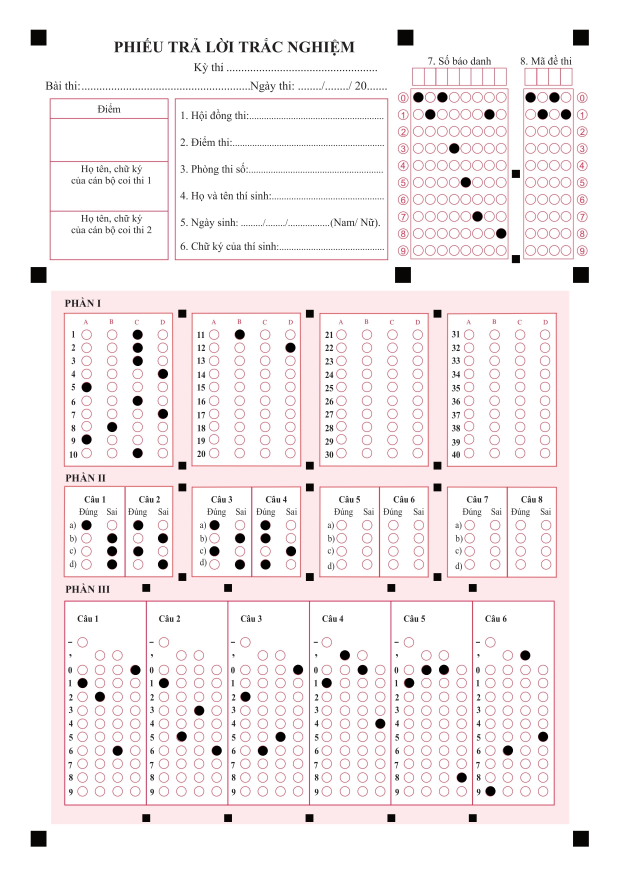
#> input picture input/made_101.jpg, 2480 x 3505 px (shown at 1/4 size); its folder holds only this picture in this run
$ python detectandgrading.py
#> lines starting #> are read from the running program, lines starting #| are printed output that depends on the picture
### scan_answer_sheet.py

import cv2
import numpy as np
import imutils
from imutils import contours
import os
import csv
import pandas as pd
class AnswerSheetScanner:
  def __init__(self, SAVE_SCAN_RESULT=False, EXAM_CODE_NUMBER=4, CUSTOM_THRESHOLD=200, OUTPUT_FOLDER_PATH="output/"):
    self.SAVE_SCAN_RESULT = SAVE_SCAN_RESULT
    self.EXAM_CODE_NUMBER = EXAM_CODE_NUMBER
    self.CUSTOM_THRESHOLD = CUSTOM_THRESHOLD
    self.OUTPUT_FOLDER_PATH = OUTPUT_FOLDER_PATH
    self.RESOLUTION_SCALE = 1.0

  def scan_answer(self, image):
    height, width = image.shape[:2]

    self.RESOLUTION_SCALE = height / 3505

    student_id_section, exam_code_section, part1_section, part1_section_horizontal,part2_section, part2_section_horizontal,part3_section, sign_and_decimal_section_horizontal, numbers_section_horizontal = self.segment_image(image)

    student_id = self.scan_student_id(student_id_section)
    exam_code = self.scan_exam_code(exam_code_section)
    part1_answers = self.scan_part1(part1_section_horizontal)
    part2_answers = self.scan_part2(part2_section_horizontal)
    part3_answers = self.scan_part3(sign_and_decimal_section_horizontal, numbers_section_horizontal)

    result = {
      'student_id': student_id,
      'exam_code': exam_code,
      'part1': part1_answers,
      'part2': part2_answers,
      'part3': part3_answers
    }
    if self.SAVE_SCAN_RESULT:
      output_path_img = os.path.join(self.OUTPUT_FOLDER_PATH, f"{student_id}_{exam_code}_scan.jpg")
      self.save_scan_result(image, output_path_img, student_id_section, exam_code_section, part1_section, part2_section, part3_section)
    output_path_csv = os.path.join(self.OUTPUT_FOLDER_PATH, f"{student_id}_{exam_code}_result.csv")
    list_result = self.dic_to_list(result)
    with open(output_path_csv, "w", newline="") as f:
      writer = csv.writer(f)
      writer.writerow(list_result)

    return result
  def dic_to_list(self, data):
    results = []
    for q_num in sorted(data['part1'].keys()):
        results.append(data['part1'][q_num][0])
    for q_num in sorted(data['part2'].keys()):
        for opt in ['A', 'B', 'C', 'D']:
            results.append(data['part2'][q_num][opt][0])
    # Part 3 answers
    for q_num in sorted(data['part3'].keys()):
        results.append(float(data['part3'][q_num]))
    return results


  def preprocess_img(self,image):
    if image.ndim == 3 and image.shape[2] == 3:
        gray = cv2.cvtColor(image, cv2.COLOR_BGR2GRAY)
    elif image.ndim == 3 and image.shape[2] == 4:
        gray = cv2.cvtColor(image, cv2.COLOR_BGRA2GRAY)
    else:
        gray = image
    blurred = cv2.GaussianBlur(gray, (5, 5), 0)
    # apply Otsu's thresholding method to binarize the warped
    # piece of paper
    thresh = cv2.threshold(blurred, 0, 255,
      cv2.THRESH_BINARY_INV | cv2.THRESH_OTSU)[1]
    return thresh

  def preprocess_img_threshold(self,image):
    if image.ndim == 3 and image.shape[2] == 3:
        gray = cv2.cvtColor(image, cv2.COLOR_BGR2GRAY)
    elif image.ndim == 3 and image.shape[2] == 4:
        gray = cv2.cvtColor(image, cv2.COLOR_BGRA2GRAY)
    else:
        gray = image
    blurred = cv2.GaussianBlur(gray, (5, 5), 0)
    # use pre-determined threshold to binarize the warped
    # piece of paper
    thresh = cv2.threshold(blurred, self.CUSTOM_THRESHOLD, 255,
      cv2.THRESH_BINARY_INV)[1]
    return thresh

  def non_max_suppression(self,boxes, overlapThresh):
      if len(boxes) == 0:
          return []

      if boxes.dtype.kind == "i":
          boxes = boxes.astype("float")

      pick = []

      x1 = boxes[:, 0]
      y1 = boxes[:, 1]
      x2 = boxes[:, 2]
      y2 = boxes[:, 3]

      area = (x2 - x1 + 1) * (y2 - y1 + 1)
      idxs = np.argsort(y2)

      while len(idxs) > 0:
          last = len(idxs) - 1
          i = idxs[last]
          pick.append(i)

          xx1 = np.maximum(x1[i], x1[idxs[:last]])
          yy1 = np.maximum(y1[i], y1[idxs[:last]])
          xx2 = np.minimum(x2[i], x2[idxs[:last]])
          yy2 = np.minimum(y2[i], y2[idxs[:last]])

          w = np.maximum(0, xx2 - xx1 + 1)
          h = np.maximum(0, yy2 - yy1 + 1)

          overlap = (w * h) / area[idxs[:last]]

          idxs = np.delete(idxs, np.concatenate(([last], np.where(overlap > overlapThresh)[0])))

      return boxes[pick].astype("int")

  def find_contours(self,thresh):
    # Find contours in the thresholded image
    cnts = cv2.findContours(thresh.copy(), cv2.RETR_TREE, cv2.CHAIN_APPROX_SIMPLE)
    cnts = imutils.grab_contours(cnts)
    questionCnts = []

    # Create an array to store bounding boxes
    boundingBoxes = []

    # Loop over the contours and store their bounding boxes
    for c in cnts:
        (x, y, w, h) = cv2.boundingRect(c)
        ar = w / float(h)
        if (w >= 20*self.RESOLUTION_SCALE and h >= 20*self.RESOLUTION_SCALE and ar >= 0.9 and ar <= 1.1):
            boundingBoxes.append([x, y, x + w, y + h])
            questionCnts.append(c)

    # Convert the bounding boxes list to a numpy array
    boundingBoxes = np.array(boundingBoxes)

    # Apply non-maximum suppression
    filteredBoxes = self.non_max_suppression(boundingBoxes, overlapThresh=0.3)

    # Loop over the filtered boxes to keep only non-overlapping contours
    filteredContours = []
    for (startX, startY, endX, endY) in filteredBoxes:
        for c in questionCnts:
            (x, y, w, h) = cv2.boundingRect(c)
            if startX == x and startY == y and endX == x + w and endY == y + h:
                filteredContours.append(c)
                break
    return filteredContours

  def sort_contours(self,filteredContours, n):
    # sort the question contours top-to-bottom, then initialize
    tmp = contours.sort_contours(filteredContours,
      method="top-to-bottom")[0]

    sorted_ctrs = []

    for (q, i) in enumerate(range(len(filteredContours) - n, -1, -n)):
      sorted_ctrs.extend(contours.sort_contours(filteredContours[i:i + n])[0])
    return sorted_ctrs
  #Here i sort top down - left to right

  def get_bubbled_indicies(self,sorted_ctrs,thresh):
    #Now I have sorted_ctrs, which contains all contours in sorted order
    #Now loop through every contours to check if that countour's innter area contains more black or white pixel
    #in order to determine where that box is checked
    bubbled = None
    bubbled_indices = []
    highest_non_bubbled_area = 500*self.RESOLUTION_SCALE*self.RESOLUTION_SCALE  #500 is the default threshold, any printed number will be lower than this threshold
    # Loop over the sorted contours
    for (j, c) in enumerate(sorted_ctrs):
        # Construct a mask that reveals only the current "bubble" for the question
        mask = np.zeros(thresh.shape, dtype="uint8")
        cv2.drawContours(mask, [c], -1, 255, -1)

        # Apply the mask to the thresholded image, then count the number of non-zero pixels in the bubble area
        mask = cv2.bitwise_and(thresh, thresh, mask=mask)
        total = cv2.countNonZero(mask)
        # Append the index of the current bubble if it has non-zero pixels
        if total > highest_non_bubbled_area:
            bubbled_indices.append(j)
    return bubbled_indices

  def segment_image(self,image):
    student_id_section = image[int(350*self.RESOLUTION_SCALE):int(1052*self.RESOLUTION_SCALE), int(1634*self.RESOLUTION_SCALE):int(2043*self.RESOLUTION_SCALE)]
    exam_code_section = image[int(354*self.RESOLUTION_SCALE):int(1056*self.RESOLUTION_SCALE), int(2093*self.RESOLUTION_SCALE):int(2310*self.RESOLUTION_SCALE)]
    part1_section = image[int(1244*self.RESOLUTION_SCALE):int(1887*self.RESOLUTION_SCALE), int(248*self.RESOLUTION_SCALE):int(2254*self.RESOLUTION_SCALE)]
    part2_section = image[int(2074*self.RESOLUTION_SCALE):int(2319*self.RESOLUTION_SCALE), int(248*self.RESOLUTION_SCALE):int(2232*self.RESOLUTION_SCALE)]
    part3_section = image[int(2530*self.RESOLUTION_SCALE):int(3231*self.RESOLUTION_SCALE), int(254*self.RESOLUTION_SCALE):int(2238*self.RESOLUTION_SCALE)]

    #Part 1 handle
    height, width = part1_section.shape[:2]
    column_width = width // 4
    # Crop the image into 4 vertical columns
    cropped_images = [part1_section[int(5*self.RESOLUTION_SCALE):int(625*self.RESOLUTION_SCALE), int(10*self.RESOLUTION_SCALE):int(446*self.RESOLUTION_SCALE)],
                      part1_section[int(5*self.RESOLUTION_SCALE):int(625*self.RESOLUTION_SCALE), int(520*self.RESOLUTION_SCALE):int(956*self.RESOLUTION_SCALE)],
                      part1_section[int(5*self.RESOLUTION_SCALE):int(625*self.RESOLUTION_SCALE), int(1030*self.RESOLUTION_SCALE):int(1466*self.RESOLUTION_SCALE)],
                      part1_section[int(5*self.RESOLUTION_SCALE):int(625*self.RESOLUTION_SCALE), int(1540*self.RESOLUTION_SCALE):int(1976*self.RESOLUTION_SCALE)]]

    part1_section_horizontal = cv2.vconcat(cropped_images)
    #Part 2 handle
    cropped_images = [part2_section[int(0*self.RESOLUTION_SCALE):int(238*self.RESOLUTION_SCALE), int(62*self.RESOLUTION_SCALE):int(253*self.RESOLUTION_SCALE)],part2_section[int(0*self.RESOLUTION_SCALE):int(238*self.RESOLUTION_SCALE), int(255*self.RESOLUTION_SCALE):int(446*self.RESOLUTION_SCALE)],
                      part2_section[int(0*self.RESOLUTION_SCALE):int(238*self.RESOLUTION_SCALE), int(565*self.RESOLUTION_SCALE):int(756*self.RESOLUTION_SCALE)],part2_section[int(0*self.RESOLUTION_SCALE):int(238*self.RESOLUTION_SCALE), int(764*self.RESOLUTION_SCALE):int(955*self.RESOLUTION_SCALE)],
                      part2_section[int(0*self.RESOLUTION_SCALE):int(238*self.RESOLUTION_SCALE), int(1079*self.RESOLUTION_SCALE):int(1270*self.RESOLUTION_SCALE)],part2_section[int(0*self.RESOLUTION_SCALE):int(238*self.RESOLUTION_SCALE), int(1272*self.RESOLUTION_SCALE):int(1463*self.RESOLUTION_SCALE)],
                      part2_section[int(0*self.RESOLUTION_SCALE):int(238*self.RESOLUTION_SCALE), int(1590*self.RESOLUTION_SCALE):int(1781*self.RESOLUTION_SCALE)],part2_section[int(0*self.RESOLUTION_SCALE):int(238*self.RESOLUTION_SCALE), int(1786*self.RESOLUTION_SCALE):int(1977*self.RESOLUTION_SCALE)]]

    part2_section_horizontal =  cv2.vconcat(cropped_images)

    #Part 3 handle
    height, width = part3_section.shape[:2]
    column_width = width // 6
    # Crop the image into 6 vertical columns
    cropped_images = []
    for i in range(6):  # Six columns
        x_start = i * column_width
        cropped_image = part3_section[:, x_start:x_start + column_width]
        cropped_images.append(cropped_image)
    sign_and_decimal_section = []
    numbers_section = []
    for i in range(len(cropped_images)):
      sign_and_decimal_section.append(cropped_images[i][int(0*self.RESOLUTION_SCALE):int(120*self.RESOLUTION_SCALE),:])
      numbers_section.append(cropped_images[i][int(120*self.RESOLUTION_SCALE):,:])

    sign_and_decimal_horizontal = cv2.vconcat(sign_and_decimal_section)
    numbers_horizontal = cv2.vconcat(numbers_section)

    return student_id_section, exam_code_section, part1_section, part1_section_horizontal, part2_section, part2_section_horizontal,part3_section, sign_and_decimal_horizontal, numbers_horizontal

  def scan_student_id(self,student_id_section):
    #Scan for Student ID
    thresh = self.preprocess_img_threshold(student_id_section)
    filteredContours = self.find_contours(thresh)
    sorted_ctrs = self.sort_contours(filteredContours,8)
    bubbled_indices = self.get_bubbled_indicies(sorted_ctrs,thresh)

    student_id = [None]*8
    for i in (bubbled_indices):
      number = i//8
      position = i%8
      student_id[position] = number
    str_id = ''
    for i in student_id:
      str_id += str(i)
    return str_id
  def scan_exam_code(self,exam_code_section, EXAM_CODE_NUMBER=4):
    thresh = self.preprocess_img(exam_code_section)
    filteredContours = self.find_contours(thresh)
    sorted_ctrs = self.sort_contours(filteredContours,EXAM_CODE_NUMBER)
    bubbled_indices = self.get_bubbled_indicies(sorted_ctrs,thresh)
    #now handle bubbled_indices, which varies depend on which section it is
    exam_code = [None]*EXAM_CODE_NUMBER
    for i in (bubbled_indices):
      number = i//EXAM_CODE_NUMBER
      position = i%EXAM_CODE_NUMBER
      exam_code[position] = number
    str_exam_code = ''
    for i in exam_code:
      str_exam_code += str(i)
    return str_exam_code
  def scan_part1(self,part1_section_horizontal):
    thresh = self.preprocess_img(part1_section_horizontal)
    filteredContours = self.find_contours(thresh)
    sorted_ctrs = self.sort_contours(filteredContours,4)  #there are 4 answers each row
    bubbled_indices = self.get_bubbled_indicies(sorted_ctrs,thresh)
    bubbled_indices = [x + 1 for x in bubbled_indices]
    answers = {i + 1: [] for i in range(40)}
    for i in (bubbled_indices):
      answer = i%4 if i%4!=0 else 4
      alphabet_answer = chr(64+answer)
      index = i//4 if i%4==0 else i//4+1
      answers[index].append(alphabet_answer)

    part1_answers = {k: v for k, v in answers.items() if len(v) == 1}
    return part1_answers
  def scan_part2(self, part2_section_horizontal):
    thresh = self.preprocess_img_threshold(part2_section_horizontal)
    filteredContours = self.find_contours(thresh)
    sorted_ctrs = self.sort_contours(filteredContours,2)  #there are 2 answers each row
    bubbled_indices = self.get_bubbled_indicies(sorted_ctrs,thresh)
    bubbled_indices = [x + 1 for x in bubbled_indices]
    answers = {i + 1: [] for i in range(32)}
    for i in (bubbled_indices):
      answer = True if i%2!=0 else False
      index = i//2 if i%2==0 else i//2+1
      answers[index].append(answer)
    answers = {k: v for k, v in answers.items() if len(v) == 1}
    #rearrange dictionary
    part2_answers = {}
    # Group size
    group_size = 4
    # Grouping logic
    for i in range(0, len(answers), group_size):
        group_index = i // group_size + 1
        part2_answers[group_index] = {
            'A': answers.get(i + 1, []),
            'B': answers.get(i + 2, []),
            'C': answers.get(i + 3, []),
            'D': answers.get(i + 4, [])
        }
    return part2_answers
  def scan_part3(self,sign_and_decimal_horizontal, numbers_horizontal):
    part3_answers_dict = {i: [""] * 4 for i in range(1, 7)}
    part3_answers_sign_dict = {i: "" for i in range(1, 7)}
    #sign_and_decimal_horizontal
    thresh = self.preprocess_img(sign_and_decimal_horizontal)
    filteredContours = self.find_contours(thresh)
    sorted_ctrs = self.sort_contours(filteredContours,3)
    bubbled_indices = self.get_bubbled_indicies(sorted_ctrs,thresh)
    for i in (bubbled_indices):
      index = i//3 if i%3==0 else i//3+1
      if i%3==0:
        part3_answers_sign_dict[index+1] = '-'
      else:
        part3_answers_dict[index][i%3] = '.'
    #numbers_horizontal
    thresh = self.preprocess_img(numbers_horizontal)
    filteredContours = self.find_contours(thresh)
    sorted_ctrs = self.sort_contours(filteredContours,4)  #there are 4 answers each row
    bubbled_indices = self.get_bubbled_indicies(sorted_ctrs,thresh)


    for i in (bubbled_indices):
      index = i//40
      #215//40 = 5, 215-5*40
      index_in_question = i-index*40
      number = index_in_question//4
      position = i%4
      part3_answers_dict[index+1][position] = str(number)

    part3_answers = {i: "" for i in range(1, 7)}
    for i in range(1,7):
      answer = part3_answers_sign_dict[i]+"".join(part3_answers_dict[i])
      part3_answers[i] = float(answer)
    return part3_answers
  def save_scan_result(self,image, output_path, student_id_section, exam_code_section, part1_section, part2_section, part3_section):
    # Create a copy of the original image to draw on
    combined_image_with_sections = image.copy()

    # Ensure the demo images have the same number of channels as the original image if necessary
    combined_image_with_sections = cv2.cvtColor(combined_image_with_sections, cv2.COLOR_GRAY2BGR)


    # Get the original coordinates for each section
    student_id_coords = (int(350*self.RESOLUTION_SCALE), int(1052*self.RESOLUTION_SCALE), int(1634*self.RESOLUTION_SCALE), int(2043*self.RESOLUTION_SCALE))
    exam_code_coords = (int(354*self.RESOLUTION_SCALE), int(1056*self.RESOLUTION_SCALE), int(2093*self.RESOLUTION_SCALE), int(2310*self.RESOLUTION_SCALE))
    part1_coords = (int(1244*self.RESOLUTION_SCALE), int(1887*self.RESOLUTION_SCALE), int(248*self.RESOLUTION_SCALE), int(2254*self.RESOLUTION_SCALE))
    part2_coords = (int(2074*self.RESOLUTION_SCALE), int(2319*self.RESOLUTION_SCALE), int(248*self.RESOLUTION_SCALE), int(2232*self.RESOLUTION_SCALE))
    part3_coords = (int(2530*self.RESOLUTION_SCALE), int(3231*self.RESOLUTION_SCALE), int(254*self.RESOLUTION_SCALE), int(2238*self.RESOLUTION_SCALE))

    # Re-detect bubbled indices and draw red circles on demo images
    # Student ID section
    thresh_student_id = self.preprocess_img_threshold(student_id_section)
    filteredContours_student_id = self.find_contours(thresh_student_id)
    sorted_ctrs_student_id = self.sort_contours(filteredContours_student_id,8)
    bubbled_indices_student_id = self.get_bubbled_indicies(sorted_ctrs_student_id,thresh_student_id)
    student_id_demo = cv2.cvtColor(student_id_section.copy(), cv2.COLOR_GRAY2BGR)
    cv2.drawContours(student_id_demo, filteredContours_student_id, -1, (0, 255, 0), 2) # Draw green contours
    for i in bubbled_indices_student_id:
      cv2.drawContours(student_id_demo, [sorted_ctrs_student_id[i]], -1, (0, 0, 255), -1) # Draw red circles

    # Exam Code section
    thresh_exam_code = self.preprocess_img(exam_code_section)
    filteredContours_exam_code = self.find_contours(thresh_exam_code)
    sorted_ctrs_exam_code = self.sort_contours(filteredContours_exam_code,self.EXAM_CODE_NUMBER)
    bubbled_indices_exam_code = self.get_bubbled_indicies(sorted_ctrs_exam_code,thresh_exam_code)
    exam_code_demo = cv2.cvtColor(exam_code_section.copy(), cv2.COLOR_GRAY2BGR)
    cv2.drawContours(exam_code_demo, filteredContours_exam_code, -1, (0, 255, 0), 2) # Draw green contours
    for i in bubbled_indices_exam_code:
      cv2.drawContours(exam_code_demo, [sorted_ctrs_exam_code[i]], -1, (0, 0, 255), -1) # Draw red circles

    # Part 1 section
    thresh = self.preprocess_img(part1_section)
    filteredContours = self.find_contours(thresh)
    sorted_ctrs = self.sort_contours(filteredContours,16)
    bubbled_indices = self.get_bubbled_indicies(sorted_ctrs,thresh)
    part1_demo = cv2.cvtColor(part1_section.copy(), cv2.COLOR_GRAY2BGR)
    cv2.drawContours(part1_demo, filteredContours, -1, (0, 255, 0), 2) # Draw green contours
    for i in bubbled_indices:
      cv2.drawContours(part1_demo, [sorted_ctrs[i]], -1, (0, 0, 255), -1) # Draw red circles

      # Part 2 section
    thresh = self.preprocess_img_threshold(part2_section)
    filteredContours = self.find_contours(thresh)
    sorted_ctrs = self.sort_contours(filteredContours,16)
    bubbled_indices = self.get_bubbled_indicies(sorted_ctrs,thresh)
    part2_demo = cv2.cvtColor(part2_section.copy(), cv2.COLOR_GRAY2BGR)
    cv2.drawContours(part2_demo, filteredContours, -1, (0, 255, 0), 2) # Draw green contours
    for i in bubbled_indices:
      cv2.drawContours(part2_demo, [sorted_ctrs[i]], -1, (0, 0, 255), -1) # Draw red circles

      # Part 3 section
    thresh = self.preprocess_img(part3_section)
    filteredContours = self.find_contours(thresh)
    sorted_ctrs = self.sort_contours(filteredContours,16)
    bubbled_indices = self.get_bubbled_indicies(sorted_ctrs,thresh)
    part3_demo = cv2.cvtColor(part3_section.copy(), cv2.COLOR_GRAY2BGR)
    cv2.drawContours(part3_demo, filteredContours, -1, (0, 255, 0), 2) # Draw green contours
    for i in bubbled_indices:
      cv2.drawContours(part3_demo, [sorted_ctrs[i]], -1, (0, 0, 255), -1) # Draw red circles


    # Overlay the demo images onto the original image at their respective positions
    # Ensure the demo images have the same dimensions as the original sections before overlaying
    combined_image_with_sections[student_id_coords[0]:student_id_coords[1], student_id_coords[2]:student_id_coords[3]] = cv2.resize(student_id_demo, (student_id_coords[3]-student_id_coords[2], student_id_coords[1]-student_id_coords[0]))
    combined_image_with_sections[exam_code_coords[0]:exam_code_coords[1], exam_code_coords[2]:exam_code_coords[3]] = cv2.resize(exam_code_demo, (exam_code_coords[3]-exam_code_coords[2], exam_code_coords[1]-exam_code_coords[0]))
    combined_image_with_sections[part1_coords[0]:part1_coords[1], part1_coords[2]:part1_coords[3]] = cv2.resize(part1_demo, (part1_coords[3]-part1_coords[2], part1_coords[1]-part1_coords[0]))
    combined_image_with_sections[part2_coords[0]:part2_coords[1], part2_coords[2]:part2_coords[3]] = cv2.resize(part2_demo, (part2_coords[3]-part2_coords[2], part2_coords[1]-part2_coords[0]))
    combined_image_with_sections[part3_coords[0]:part3_coords[1], part3_coords[2]:part3_coords[3]] = cv2.resize(part3_demo, (part3_coords[3]-part3_coords[2], part3_coords[1]-part3_coords[0]))


    cv2.waitKey(0)
    # Display the combined image
    cv2.imwrite(output_path,combined_image_with_sections)


### detectandgrading.py
# import the necessary packages
import numpy as np
import glob
import os
from imutils import contours
import cv2
from scan_answer_sheet import AnswerSheetScanner
from calculate_score import grade_exam


image_paths = glob.glob(os.path.join("input", "*.*"))
images = []
for path in image_paths:
    img = cv2.imread(path, cv2.IMREAD_GRAYSCALE)
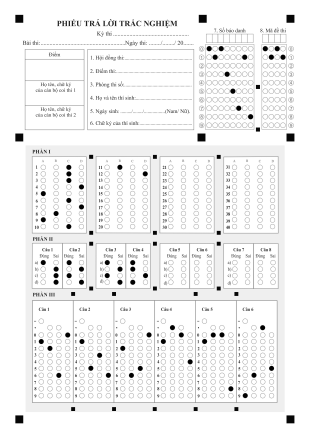
#> img: shape (3505, 2480) (shown at 1/8 size); min 0, max 255, mean 241.5
    if img is not None:
      images.append(img)

scanner = AnswerSheetScanner(SAVE_SCAN_RESULT=True)
for image in images:
  result = scanner.scan_answer(image)
#> this loop made 1 pass
#> pass 1, in segment_image, `student_id_section = image[int(350*self.RESOLUTION_SCALE):int(1052*sel..`:
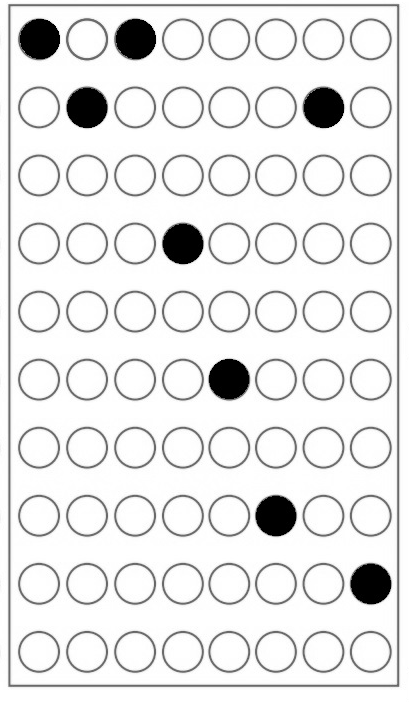
#> student_id_section: shape (702, 409); min 0, max 255, mean 231.7
#> pass 1, in segment_image, `exam_code_section = image[int(354*self.RESOLUTION_SCALE):int(1056*self..`:
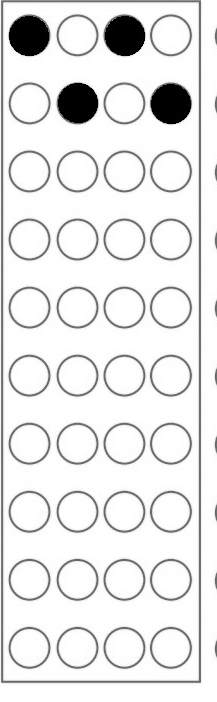
#> exam_code_section: shape (702, 217); min 0, max 255, mean 231.3
#> pass 1, in segment_image, `part1_section = image[int(1244*self.RESOLUTION_SCALE):int(1887*self.RE..`:
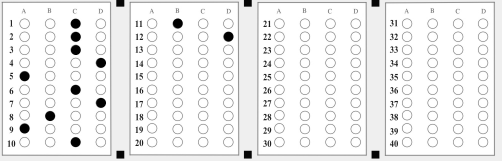
#> part1_section: shape (643, 2006) (shown at 1/4 size); min 0, max 255, mean 238.2
#> pass 1, in segment_image, `part2_section = image[int(2074*self.RESOLUTION_SCALE):int(2319*self.RE..`:
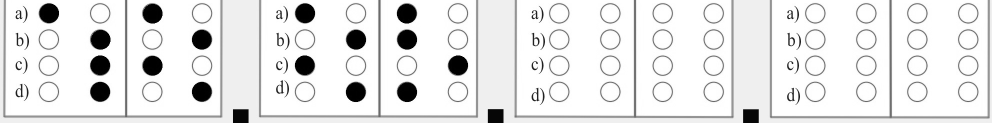
#> part2_section: shape (245, 1984) (shown at 1/2 size); min 0, max 255, mean 230.3

#> (the run stopped early here; a loop or call above may not have finished)
